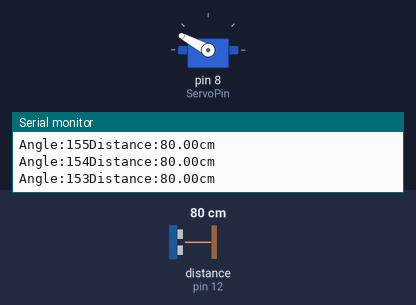
A sketch run on a simulated Arduino Uno, built with avr-gcc and run on an emulated ATmega328P. On the bench: servo, the last lines printed to the serial monitor. Wiring (inferred from the names in the program): ultrasonic range finder: trigger pin 13; echo pin 12. The test bench sets the inputs (shaded band); at power-on: distance to the obstacle (sensor on pin 12) 80 cm. The echo pulse lasts 58.3 µs per cm.

Above: at 1.29 s.
1.3 s: distance to the obstacle (sensor on pin 12) set to 9 cm
At 1.83 s:
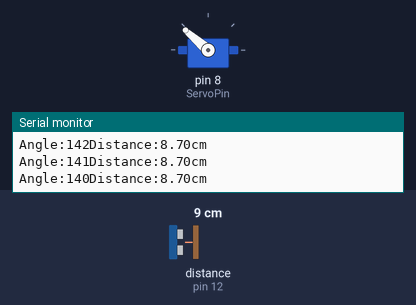
4.3 s: distance to the obstacle (sensor on pin 12) set to 250 cm
At 4.46 s:
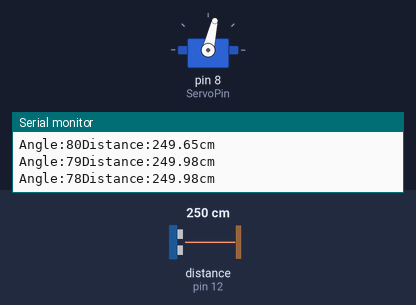
7.3 s: distance to the obstacle (sensor on pin 12) set to 18 cm
At 8.41 s:
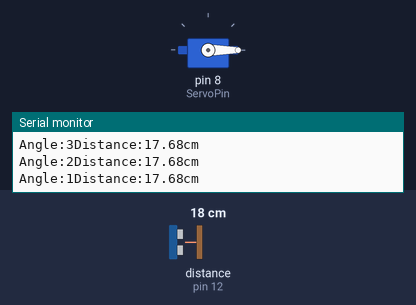
Timing chart, 0 to 16.3 s (numbered marks = the images above; inputs shaded):
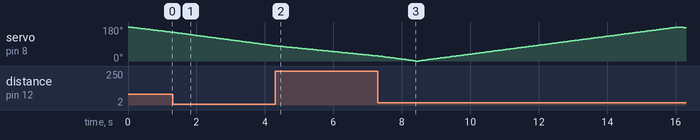

The sketch:

radar_scan.ino
```cpp
#include<Servo.h>

Servo radarServo;
const int trigPin=13;
const int echoPin=12;
const int ServoPin=8;

void setup() {
  // put your setup code here, to run once:
pinMode(trigPin,OUTPUT);
pinMode(echoPin,INPUT);
radarServo.attach(ServoPin);
Serial.begin(9600);
}

void loop() {
// Sweep from (0 to 180)degrees
for(int angle =180;angle>=0;angle--){

  radarServo.write(angle);
  delay(40);

// trigger ultrasonic measurement
  digitalWrite(trigPin,LOW);
  delayMicroseconds(2);

  digitalWrite(trigPin,HIGH);
  delayMicroseconds(10);

  digitalWrite(trigPin,LOW);

  long duration = pulseIn(echoPin,HIGH);

  float distance= duration*0.0343/2;

  Serial.print("Angle:");
  Serial.print(angle);
  Serial.print("Distance:");
  Serial.print(distance);
  Serial.println("cm");
  }
 // Sweep back from (180 to 0)degrees
for(int angle =0;angle<=180;angle++){

  radarServo.write(angle);
  delay(40);

// trigger ultrasonic measurement
  digitalWrite(trigPin,LOW);
  delayMicroseconds(2);

  digitalWrite(trigPin,HIGH);
  delayMicroseconds(10);

  digitalWrite(trigPin,LOW);

  long duration = pulseIn(echoPin,HIGH);

  float distance= duration*0.0343/2;

  Serial.print("Angle:");

  Serial.print(angle);

  Serial.print("Distance:");

  Serial.print(distance);

  Serial.println("cm");
  }
}
```
